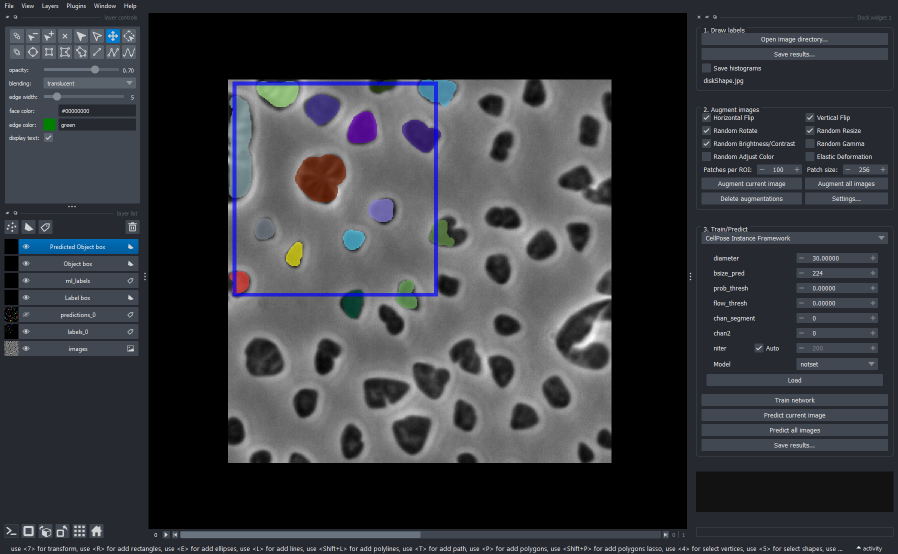
#> input picture notebooks/imagesc/2025_04_12_disk_and_rods/figures/napari-disk-like.png, 1796 x 1108 px, given in place of 21_force_filtered.tif, which was not available (shown at 1/2 size)
$ jupyter execute 10_make_patches.ipynb   (text cells are left out)
#> lines starting #> are read from the running program, lines starting #| are printed output that depends on the picture; pictures that were not available may be replaced by others from this repository, and a replacement may not be noted
### tnia/deeplearning/dl_helper.py
from glob import glob
from tqdm import tqdm
from skimage.measure import label
import numpy as np
import matplotlib.pyplot as plt
try:
    from csbdeep.utils import normalize
except ImportError:
    "csbdeep normalize did not import.  We will continue without it."
from skimage.transform import resize
import json
import skimage.io as io
import os
import math
try:
    import raster_geometry as rg
    from tnia.simulation.phantoms import add_small_to_large, add_small_to_large_2d
except:
    print("raster_geometry not imported.  This is only needed for the ellipsoid rendering in apply_stardist")
import random

""" Note:
Original source for some of this code is here https://github.com/stardist/stardist/tree/master/examples
"""

# [70 lines left out: functions split_training_data, random_label_cmap, plot_img_label, random_fliprot, not called in this run]

def random_intensity_change(img):
    img = img*np.random.uniform(0.6,2) + np.random.uniform(-0.2,0.2)
    return img

# [48 lines left out: functions augmenter, get_patch_directory, get_label_directory, not called in this run]

from pathlib import Path

# [26 lines left out: function get_label_paths, not called in this run]

def make_patch_directory(num_inputs, num_truths, parent_dir):
    """ makes a directory to put patches from an image and its corresponding ground truth

    Args:
        img (numpy array): the image
        truth (numpy array): the ground truth
        parent_dir (str): the location of the directory to save the patches
        crop_size (int): the size of the crop with respect to the image
        sub_sample (int): the subsampling rate to apply to the patch in lateral xy direction
    """

    input_paths = []
    truth_paths = []

    for i in range(num_inputs):
        input_path = os.path.join(parent_dir, "input" + str(i))
        if not os.path.exists(input_path):
            os.makedirs(input_path)
        input_paths.append(input_path)

    for i in range(num_truths):
        truth_path = os.path.join(parent_dir, "ground truth" + str(i))
        if not os.path.exists(truth_path):
            os.makedirs(truth_path)
        truth_paths.append(truth_path)

    json_ = {
        "num_inputs": num_inputs,
        "num_truths": num_truths
    }

    json_file = os.path.join(parent_dir, "info.json")

    with open(json_file, 'w') as outfile:
        json.dump(json_, outfile)

    return input_paths, truth_paths

# [350 lines left out: functions make_label_directory, make_patch_source_divide2, make_random_patch, check_training_data, collect_training_data, shuffle and 2 more, not called in this run]

def zero_pad_index(index, width=5):
    return f"{index:0{width}d}"

# [12 lines left out: function generate_patch_names, not called in this run]

def generate_label_names(image_path, mask_path, data_name):
    return generate_patch_names(image_path, mask_path, data_name)

# [13 lines left out: function generate_next_name, not called in this run]

def generate_next_patch_name(image_path, name):
    return generate_next_name(image_path, name)

def generate_next_label_name(image_path, name):
    return generate_next_name(image_path, name)

# [237 lines left out: functions compute_centroid, octo_to_ellipsoid_labels, ray4_to_ellipsoid2d_labels, stardist_2d_slicewise, normalize_, compute_quantiles and 2 more, not called in this run]

### notebooks/imagesc/2024_01_12_plant_roots/10_make_patches.ipynb
[cell 1]
from skimage.io import imread, imsave
import napari
from tnia.deeplearning.dl_helper import make_patch_directory
import os
from pathlib import Path
import json
import numpy as np

tnia_images_path = Path(r'D:/images')
parent_path=Path(tnia_images_path / r'tnia-python-images/imagesc/2024_01_12_plant_roots')
label_path = Path(parent_path / r'labels')
image_path = Path(label_path / r'images')
mask_path = Path(label_path / r'masks')

name = '21_force_filtered'
im = imread(os.path.join(image_path / (name+".tif")))
#> im is the input picture: shape (1108, 1796, 3); mean R, G, B 54.7, 56.8, 61.6

#labels = np.zeros(im.shape, dtype=np.uint8)
labels = imread(os.path.join(mask_path / (name+".tif")))
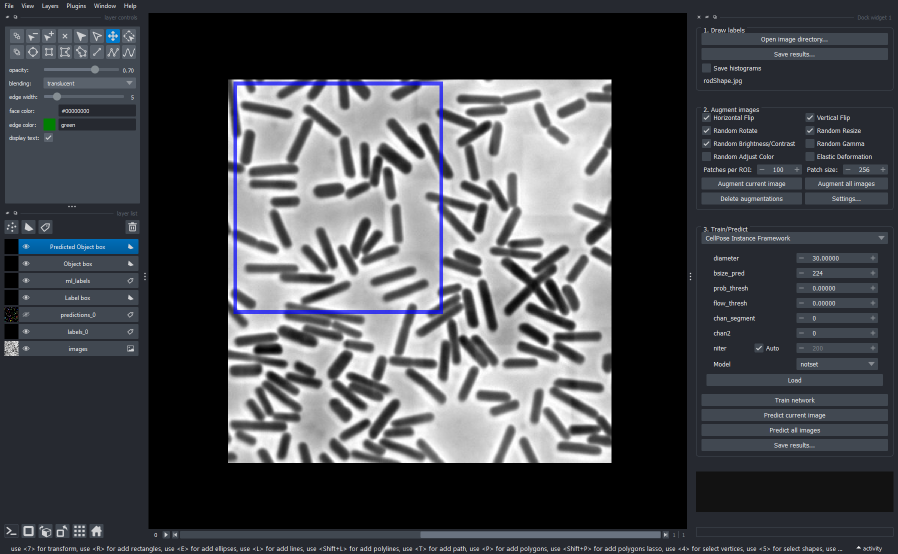
#> input picture notebooks/imagesc/2025_04_12_disk_and_rods/figures/napari-rod-like.png, 1796 x 1108 px, given in place of 21_force_filtered.tif, which was not available (shown at 1/2 size)
#> labels is the input picture: shape (1108, 1796, 3); mean R, G, B 71.3, 73.5, 78

[cell 2]
patch_path= parent_path / 'patches' / 'even_divisions'
image_patch_path =  patch_path / 'input0'
label_patch_path =  patch_path / 'ground truth0'

if not os.path.exists(patch_path):
    os.makedirs(patch_path)
if not os.path.exists(image_patch_path):
    os.mkdir(image_patch_path)
if not os.path.exists(label_patch_path):
    os.mkdir(label_patch_path)

patch_base_name = name
axes = 'YXC'
sub_sample = 1

make_patch_directory(1, 1, patch_path)

# Load the existing JSON data which is created when making the patch directory and append addition information to it
json_file = patch_path / "info.json"

with open(json_file, 'r') as infile:
    data = json.load(infile)

# add the sub_sample information to the JSON file
data['sub_sample'] = sub_sample
data['axes'] = axes

# Write the modified data back to the JSON file
with open(json_file, 'w') as outfile:
    json.dump(data, outfile)

[cell 3]
import math

def get_num_divisions(shape, patch_size):
#> called with shape = (1108, 1796, 3), patch_size = 256
    num_divisions = []
    step = []

    for d in shape:
        num_divisions_=math.ceil(d/patch_size)

        if num_divisions_ > 1:
            remainder = num_divisions_*patch_size-d
            overlap = remainder/(num_divisions_-1)
            step_ = math.floor(patch_size-overlap)
            num_divisions.append(num_divisions_)
            step.append(step_)
        else:
            num_divisions.append(1)
            step.append(0)
    return num_divisions, step

[cell 4]
from skimage.io import imsave

patch_size = (256, 256)

num_divisions, step = get_num_divisions(im.shape, 256)
#> num_divisions = [5, 8, 1]; step = [213, 220, 0]

for i in range(num_divisions[0]):
    for j in range (num_divisions[1]):
        print(i, j)
        sx = i*step[0]
        sy = j*step[1]
        ex = sx+256
        ey = sy+256
        print(sx, sy, ex, ey)

        im_patch = im[sx:ex, sy:ey]
        label_patch = labels[sx:ex, sy:ey]
        im_patch_name = os.path.join(image_patch_path, patch_base_name+f"_{i}_{j}.tif")
        label_patch_name = os.path.join(label_patch_path, patch_base_name+f"_{i}_{j}.tif")

        print(im_patch_name)
        print(label_patch_name)
        print(im_patch.shape)
        print(label_patch.shape)
        print('-----------------')
        imsave(im_patch_name, im_patch)
        imsave(label_patch_name, label_patch)
#> this loop made 5 passes
#> pass 1, `imsave(im_patch_name, im_patch)`:
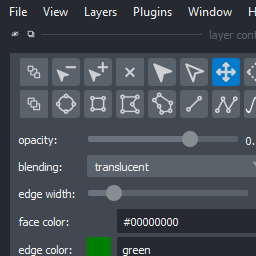
#> saved as 21_force_filtered_0_0.tif: shape (256, 256, 3); mean R, G, B 69.1, 76.7, 84.7
#> pass 1, `imsave(im_patch_name, im_patch)`:
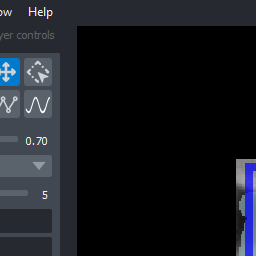
#> saved as 21_force_filtered_0_1.tif: shape (256, 256, 3); mean R, G, B 22.9, 25.5, 31
#> pass 1, `imsave(label_patch_name, label_patch)`:
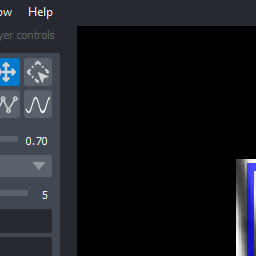
#> saved as 21_force_filtered_0_1.tif: shape (256, 256, 3); mean R, G, B 23.5, 26, 31.2
#> pass 1, `imsave(im_patch_name, im_patch)`:
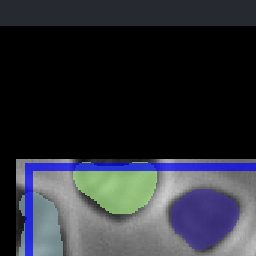
#> saved as 21_force_filtered_0_2.tif: shape (256, 256, 3); mean R, G, B 43.5, 46.1, 53.9
